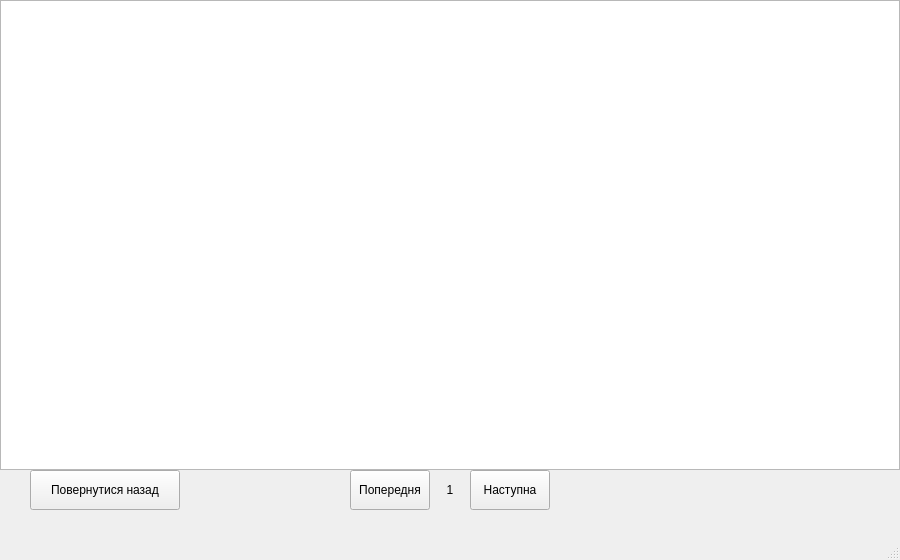
<?xml version="1.0" encoding="UTF-8"?>
<ui version="4.0">
 <class>WindowRules</class>
 <widget class="QMainWindow" name="WindowRules">
  <property name="geometry">
   <rect>
    <x>0</x>
    <y>0</y>
    <width>900</width>
    <height>560</height>
   </rect>
  </property>
  <property name="windowTitle">
   <string>MainWindow</string>
  </property>
  <widget class="QWidget" name="centralwidget">
   <widget class="QGraphicsView" name="graphicsView">
    <property name="geometry">
     <rect>
      <x>0</x>
      <y>0</y>
      <width>900</width>
      <height>470</height>
     </rect>
    </property>
   </widget>
   <widget class="QLabel" name="NumberPage">
    <property name="geometry">
     <rect>
      <x>430</x>
      <y>470</y>
      <width>40</width>
      <height>40</height>
     </rect>
    </property>
    <property name="styleSheet">
     <string notr="true">font: 12pt &quot;MS Shell Dlg 2&quot;;</string>
    </property>
    <property name="lineWidth">
     <number>1</number>
    </property>
    <property name="text">
     <string>1</string>
    </property>
    <property name="alignment">
     <set>Qt::AlignCenter</set>
    </property>
   </widget>
   <widget class="QPushButton" name="PreviousPageButton">
    <property name="geometry">
     <rect>
      <x>350</x>
      <y>470</y>
      <width>80</width>
      <height>40</height>
     </rect>
    </property>
    <property name="text">
     <string>Попередня</string>
    </property>
   </widget>
   <widget class="QPushButton" name="NextPageButton">
    <property name="geometry">
     <rect>
      <x>470</x>
      <y>470</y>
      <width>80</width>
      <height>40</height>
     </rect>
    </property>
    <property name="text">
     <string>Наступна</string>
    </property>
   </widget>
   <widget class="QPushButton" name="CloseRuleButton">
    <property name="geometry">
     <rect>
      <x>30</x>
      <y>470</y>
      <width>150</width>
      <height>40</height>
     </rect>
    </property>
    <property name="text">
     <string>Повернутися назад</string>
    </property>
   </widget>
  </widget>
  <widget class="QMenuBar" name="menubar">
   <property name="geometry">
    <rect>
     <x>0</x>
     <y>0</y>
     <width>900</width>
     <height>26</height>
    </rect>
   </property>
  </widget>
  <widget class="QStatusBar" name="statusbar"/>
 </widget>
 <resources/>
 <connections/>
</ui>
